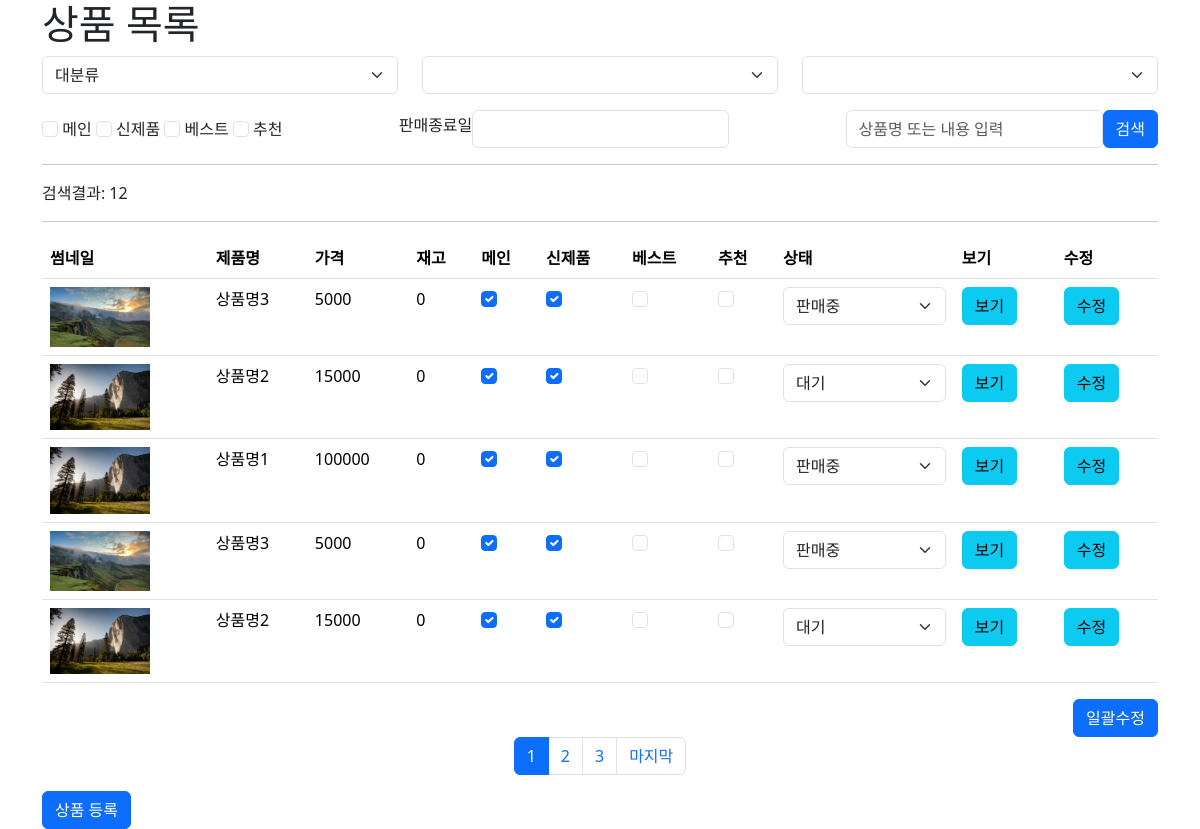
The app's page /admin/product/product_list.php (signed in) with its own data.
### tables this page shows
CREATE TABLE `products` (
  `pid` int(11) NOT NULL,
  `name` varchar(100) NOT NULL,
  `cate` varchar(100) NOT NULL,
  `content` text NOT NULL,
  `thumbnail` varchar(100) NOT NULL,
  `price` double NOT NULL,
  `sale_price` double DEFAULT NULL,
  `sale_ratio` double DEFAULT NULL,
  `cnt` int(11) DEFAULT NULL,
  `sale_cnt` int(11) DEFAULT NULL,
  `ismain` tinyint(4) DEFAULT NULL,
  `isnew` tinyint(4) DEFAULT NULL,
  `isbest` tinyint(4) DEFAULT NULL,
  `isrecom` tinyint(4) DEFAULT NULL,
  `locate` tinyint(4) DEFAULT NULL,
  `userid` varchar(100) DEFAULT NULL,
  `sale_end_date` datetime DEFAULT NULL,
  `reg_date` datetime DEFAULT NULL,
  `status` tinyint(4) DEFAULT NULL,
  `delivery_fee` double DEFAULT NULL,
  `product_image` varchar(100) DEFAULT NULL
);

### admin/inc/pagination.php (called while the page is built, shortened)
<?php
$cntsql = "SELECT COUNT(*) AS cnt FROM $paginationTarget where 1=1";
$cntsql .= $search_where;
$cntresult = $mysqli->query($cntsql);
$cntrow = $cntresult->fetch_object();
$count = $cntrow -> cnt;
$pageNumber = $_GET['pageNumber'] ?? 1;
$pageCount = $_GET['pageCount'] ?? 5;
$startLimit = ($pageNumber -1)*$pageCount;
$endLimit = $pageCount ;
$block_ct = 5;
$block_num = ceil($pageNumber/$block_ct);
$block_start = (($block_num - 1) * $block_ct) + 1;
$block_end = $block_start + $block_ct - 1;
$total_page = ceil($count / $pageCount);
if($block_end > $total_page) $block_end = $total_page;

### admin/product/product_list.php (the view, shortened to what this page needs)
<?php
include_once $_SERVER['DOCUMENT_ROOT'] . '/pinkping/inc/header.php';
$search_where = "";
$paginationTarget = 'products';
include_once $_SERVER['DOCUMENT_ROOT'] . '/pinkping/admin/inc/pagination.php';
$sql = "SELECT * FROM products where 1=1";
$sql .= $search_where;
$order = " order by pid desc";
$sql .= $order;
$limit = " LIMIT $startLimit, $endLimit";
$sql .= $limit;
$result = $mysqli->query($sql);
while ($rs = $result->fetch_object()) {
  $rsArr[] = $rs;
}
?>
<link rel="stylesheet" href="//code.jquery.com/ui/1.13.2/themes/base/jquery-ui.css">
<div class="container">
  <h1>상품 목록</h1>
  <form action="" id="search_form">
    <div class="category row">
      <div class="col">
        <select class="form-select" aria-label="대분류" id="cate1" name="cate1" required>
          <option selected disabled>대분류</option>
        </select>
      </div>
      <div class="col">
        <select class="form-select" aria-label="중분류" id="cate2" name="cate2">
        </select>
      </div>
      <div class="col">
        <select class="form-select" aria-label="소분류" id="cate3" name="cate3">
        </select>
      </div>
    </div>
    <div class="d-flex gap-3 mt-3 justify-content-between align-items-center">
      <div class="group">
        <input class="form-check-input" type="checkbox" value="1" id="ismain" name="ismain">
        <label class="form-check-label" for="ismain">메인</label>
        <input class="form-check-input" type="checkbox" value="1" id="isnew" name="isnew">
        <label class="form-check-label" for="isnew">신제품</label>
        <input class="form-check-input" type="checkbox" value="1" id="isbest" name="isbest">
        <label class="form-check-label" for="isbest">베스트</label>
        <input class="form-check-input" type="checkbox" value="1" id="isrecom" name="isrecom">
        <label class="form-check-label" for="isrecom">추천</label>
      </div>
      <div class="group d-flex align-items-center">
        <label class="form-label text-nowrap" for="end_date">판매종료일</label>
        <input class="form-control" type="text" id="end_date" name="sale_end_date">
      </div>
      <div class="group d-flex align-items-center">
        <input class="form-control" type="text" id="search_keyword" name="search_keyword" placeholder="상품명 또는 내용 입력">
        <button class="btn btn-primary text-nowrap">검색</button>
      </div>
    </div>
  </form>
  <hr>
  <div>
    검색결과: <?= $count;  ?>
  </div>
  <hr>
  <form action="plist_update.php">
    <table class="table">
      <thead>
        <tr>
          <th scope="col">썸네일</th>
          <th scope="col">제품명</th>
          <th scope="col">가격</th>
          <th scope="col">재고</th>
          <th scope="col">메인</th>
          <th scope="col">신제품</th>
          <th scope="col">베스트</th>
          <th scope="col">추천</th>
          <th scope="col">상태</th>
          <th scope="col">보기</th>
          <th scope="col">수정</th>
        </tr>
      </thead>
      <tbody>
        <?php
        if (isset($rsArr)) {
          foreach ($rsArr as $item) {
        ?>
            <tr>
              <th scope="row">
                <img src="<?= $item->thumbnail ?>" alt="" width="100">
              </th>
              <td><?= $item->name ?></td>
              <td><?= $item->price ?></td>
              <td><?= $item->cnt ?></td>
              <td>
                <input class="form-check-input" type="checkbox" value="1"
                  <?php
                  if($item->ismain){ echo "checked";}
                  ?>
                id="ismain[<?= $item->pid ?>]" name="ismain[<?= $item->pid ?>]">
              </td>
              <td>
                <input class="form-check-input" type="checkbox" value="1" id="isnew[<?= $item->pid ?>]" name="isnew[<?= $item->pid ?>]"
                <?php
                  if($item->isnew){ echo "checked";}
                  ?>
                >
              </td>
              <td>
                <input class="form-check-input" type="checkbox" value="1" id="isbest[<?= $item->pid ?>]" name="isbest[<?= $item->pid ?>]"
                <?php
                  if($item->isbest){ echo "checked";}
                  ?>
                >
              </td>
              <td>
                <input class="form-check-input" type="checkbox" value="1" id="isrecom[<?= $item->pid ?>]" name="isrecom[<?= $item->pid ?>]"
                <?php if($item->isrecom){ echo "checked";} ?>
                >
              </td>
              <td>
                <select class="form-select" aria-label="판매상태" name="status[<?= $item->pid ?>]" id="status[<?= $item->pid ?>]">
                  <option value="0" <?php if($item->status == 0){ echo "selected";} ?>>대기</option>
                  <option value="1" <?php if($item->status == 1){ echo "selected";} ?>>판매중</option>
                </select>
              </td>
              <td><a href="product_view.php?pid=<?= $item->pid; ?>" class="btn btn-info">보기</a></td>
              <td><a href="product_edit.php?pid=<?= $item->pid; ?>" class="btn btn-info">수정</a></td>
            </tr>
        <?php
          }
        }
        ?>
      </tbody>
    </table>
    <div class="text-end">
      <button class="btn btn-primary">일괄수정</button>
    </div>
    <div class="d-flex justify-content-center">
      <ul class="pagination">
         <?php
          for($i=$block_start;$i<=$block_end;$i++){
            if($i == $pageNumber){
              echo "<li class=\"page-item active\"><a href=\"product_list.php?pageNumber=$i\" class=\"page-link\">$i</a></li>";
            }else{
              echo "<li class=\"page-item\"><a href=\"product_list.php?pageNumber=$i\" class=\"page-link\">$i</a></li>";
            }
          }
          if($pageNumber < $total_page){
            echo "<li class=\"page-item\"><a href=\"product_list.php?pageNumber=$total_page\" class=\"page-link\">마지막</a></li>";
          }
        ?>
      </ul>
    </div>
  </form>
  <a href="product_up.php" class="btn btn-primary">상품 등록</a>
</div>
<?php
include_once $_SERVER['DOCUMENT_ROOT'] . '/pinkping/inc/footer.php';
?>

### inc/header.php (shortened to what this page needs)
<!DOCTYPE html>
<html lang="en">
<head>
  <link rel="stylesheet" href="https://cdnjs.cloudflare.com/ajax/libs/bootstrap/5.3.3/css/bootstrap.min.css" />
</head>
<body>

### inc/footer.php (shortened to what this page needs)
</body>
</html>

### records on screen
products: thumbnail (picture), name "상품명3", price "5000", cnt "0", ismain "☑", isnew "☑", status+pid "판매중"
products: thumbnail (picture), name "상품명2", price "15000", cnt "0", ismain "☑", isnew "☑", status+pid "대기"
products: thumbnail (picture), name "상품명1", price "100000", cnt "0", ismain "☑", isnew "☑", status+pid "판매중"
products: thumbnail (picture), name "상품명3", price "5000", cnt "0", ismain "☑", isnew "☑", status+pid "판매중"
products: thumbnail (picture), name "상품명2", price "15000", cnt "0", ismain "☑", isnew "☑", status+pid "대기"

### other values on screen
$count "12"
